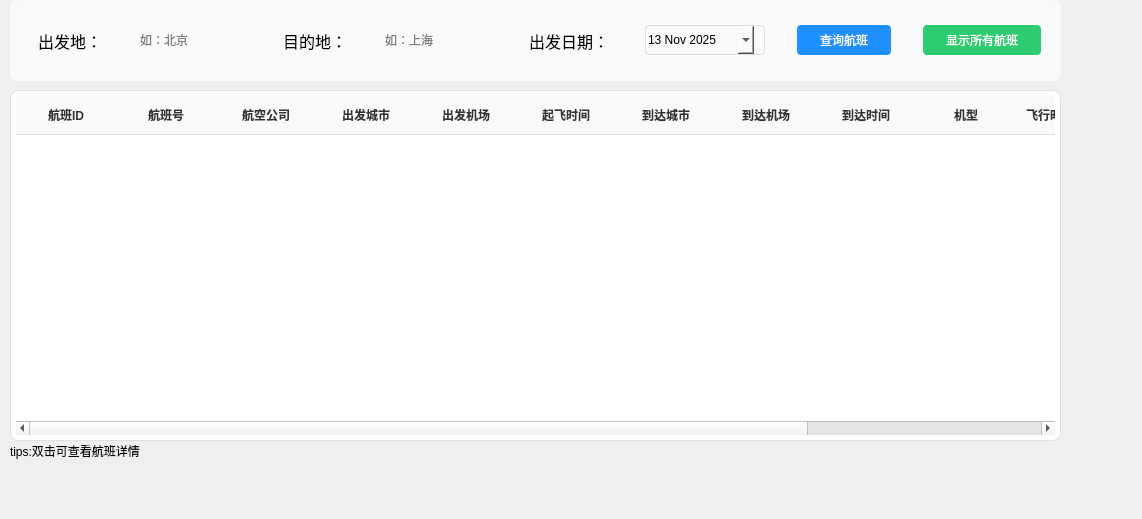
<?xml version="1.0" encoding="UTF-8"?>
<ui version="4.0">
 <class>FlightQueryWidget</class>
 <widget class="QDialog" name="FlightQueryWidget">
  <property name="geometry">
   <rect>
    <x>0</x>
    <y>0</y>
    <width>1142</width>
    <height>519</height>
   </rect>
  </property>
  <property name="minimumSize">
   <size>
    <width>800</width>
    <height>320</height>
   </size>
  </property>
  <property name="windowTitle">
   <string>航班动态查询</string>
  </property>
  <widget class="QWidget" name="flightQueryWidget" native="true">
   <property name="geometry">
    <rect>
     <x>0</x>
     <y>0</y>
     <width>1071</width>
     <height>81</height>
    </rect>
   </property>
   <property name="styleSheet">
    <string notr="true">background-color: #F8F9FA; border-radius: 8px; margin: 0 10px;</string>
   </property>
   <layout class="QHBoxLayout" name="horizontalLayout">
    <property name="spacing">
     <number>12</number>
    </property>
    <property name="leftMargin">
     <number>20</number>
    </property>
    <property name="topMargin">
     <number>15</number>
    </property>
    <property name="rightMargin">
     <number>20</number>
    </property>
    <property name="bottomMargin">
     <number>15</number>
    </property>
    <item>
     <widget class="QLabel" name="label_depart">
      <property name="minimumSize">
       <size>
        <width>60</width>
        <height>0</height>
       </size>
      </property>
      <property name="font">
       <font>
        <pointsize>12</pointsize>
       </font>
      </property>
      <property name="text">
       <string> 出发地：</string>
      </property>
      <property name="alignment">
       <set>Qt::AlignmentFlag::AlignRight|Qt::AlignmentFlag::AlignTrailing|Qt::AlignmentFlag::AlignVCenter</set>
      </property>
     </widget>
    </item>
    <item>
     <widget class="QLineEdit" name="edit_depart">
      <property name="minimumSize">
       <size>
        <width>120</width>
        <height>30</height>
       </size>
      </property>
      <property name="maximumSize">
       <size>
        <width>150</width>
        <height>16777215</height>
       </size>
      </property>
      <property name="placeholderText">
       <string>如：北京</string>
      </property>
     </widget>
    </item>
    <item>
     <widget class="QLabel" name="label_dest">
      <property name="minimumSize">
       <size>
        <width>60</width>
        <height>0</height>
       </size>
      </property>
      <property name="font">
       <font>
        <pointsize>12</pointsize>
       </font>
      </property>
      <property name="text">
       <string> 目的地：</string>
      </property>
      <property name="alignment">
       <set>Qt::AlignmentFlag::AlignRight|Qt::AlignmentFlag::AlignTrailing|Qt::AlignmentFlag::AlignVCenter</set>
      </property>
     </widget>
    </item>
    <item>
     <widget class="QLineEdit" name="edit_dest">
      <property name="minimumSize">
       <size>
        <width>120</width>
        <height>30</height>
       </size>
      </property>
      <property name="maximumSize">
       <size>
        <width>150</width>
        <height>16777215</height>
       </size>
      </property>
      <property name="placeholderText">
       <string>如：上海</string>
      </property>
     </widget>
    </item>
    <item>
     <widget class="QLabel" name="label_date">
      <property name="minimumSize">
       <size>
        <width>70</width>
        <height>0</height>
       </size>
      </property>
      <property name="font">
       <font>
        <pointsize>12</pointsize>
       </font>
      </property>
      <property name="text">
       <string> 出发日期：</string>
      </property>
      <property name="alignment">
       <set>Qt::AlignmentFlag::AlignRight|Qt::AlignmentFlag::AlignTrailing|Qt::AlignmentFlag::AlignVCenter</set>
      </property>
     </widget>
    </item>
    <item>
     <widget class="QDateEdit" name="dateEdit">
      <property name="minimumSize">
       <size>
        <width>140</width>
        <height>30</height>
       </size>
      </property>
      <property name="maximumSize">
       <size>
        <width>150</width>
        <height>30</height>
       </size>
      </property>
      <property name="font">
       <font>
        <pointsize>9</pointsize>
       </font>
      </property>
      <property name="styleSheet">
       <string notr="true">
        QDateEdit {
            border: 1px solid #ddd;
            border-radius: 4px;
        }
	QCalendarWidget {
        font-size: 14px;       
        min-width: 350px;      
        min-height: 300px;    
        selection-background-color: #1E90FF; 
    }
    QCalendarWidget QWidget#qt_calendar_navigationbar {
        min-height: 40px;      
        font-size: 16px;      
    }
    QCalendarWidget QWidget#qt_calendar_navigationbar {
        min-height: 40px;      
        font-size: 16px;       
        background-color: #f8f9fa; 
    }
    QCalendarWidget QToolButton {
        color: #333;           
        font-size: 16px;       
        border: none;          
        background: transparent; 
        min-width: 40px;       
    }
    QCalendarWidget QHeaderView::section {
        min-height: 35px;      
        font-size: 14px;       
        font-weight: bold;
    }
    QCalendarWidget QTableView::item {
        min-height: 35px;      
        min-width: 35px;     
        font-size: 14px;       
    }
    QCalendarWidget QTableView::item:hover {
        background-color: #e6f7ff;
        border-radius: 4px;
    }
       </string>
      </property>
      <property name="calendarPopup">
       <bool>true</bool>
      </property>
      <property name="timeSpec">
       <enum>Qt::TimeSpec::UTC</enum>
      </property>
      <property name="date">
       <date>
        <year>2025</year>
        <month>11</month>
        <day>13</day>
       </date>
      </property>
     </widget>
    </item>
    <item>
     <widget class="QPushButton" name="btn_queryFlight">
      <property name="minimumSize">
       <size>
        <width>100</width>
        <height>30</height>
       </size>
      </property>
      <property name="styleSheet">
       <string notr="true">QPushButton {
    background-color: #1E90FF;
    color: white;
    border: none;
    border-radius: 4px;
    padding: 6px 20px;
}
QPushButton:hover {
    background-color: #4169E1;
}</string>
      </property>
      <property name="text">
       <string> 查询航班 </string>
      </property>
     </widget>
    </item>
    <item>
     <widget class="QPushButton" name="btn_showAllFlights">
      <property name="minimumSize">
       <size>
        <width>100</width>
        <height>30</height>
       </size>
      </property>
      <property name="styleSheet">
       <string notr="true">QPushButton {
    background-color: #2ECC71;
    color: white;
    border: none;
    border-radius: 4px;
    padding: 6px 20px;
    margin-left: 10px;
}
QPushButton:hover {
    background-color: #27AE60;
}</string>
      </property>
      <property name="text">
       <string> 显示所有航班 </string>
      </property>
     </widget>
    </item>
   </layout>
  </widget>
  <widget class="QWidget" name="flightListWidget" native="true">
   <property name="geometry">
    <rect>
     <x>0</x>
     <y>80</y>
     <width>1071</width>
     <height>361</height>
    </rect>
   </property>
   <layout class="QVBoxLayout" name="verticalLayout_flight">
    <property name="leftMargin">
     <number>10</number>
    </property>
    <property name="topMargin">
     <number>10</number>
    </property>
    <property name="rightMargin">
     <number>10</number>
    </property>
    <item>
     <widget class="QTableWidget" name="flightTable">
      <property name="minimumSize">
       <size>
        <width>0</width>
        <height>220</height>
       </size>
      </property>
      <property name="styleSheet">
       <string notr="true"> QTableWidget {
        background-color: #ffffff;
        border: 1px solid #e0e0e0;
        border-radius: 8px;
        padding: 5px;
        gridline-color: #f0f0f0;
    }
    QHeaderView::section {
        background-color: #f8f9fa;
        font-weight: bold;
        color: #333333;
        padding: 8px;
        border: none;
        border-bottom: 1px solid #e0e0e0;
    }
    QTableWidget::item:even {
        background-color: #fcfcfc;
    }
    QTableWidget::item:odd {
        background-color: #f9f9f9;
    }
    QTableWidget::item:hover {
        background-color: #e6f7ff;
    }
    QTableWidget::item {
        padding: 6px;
        color: #333333;
    }</string>
      </property>
      <property name="editTriggers">
       <set>QAbstractItemView::EditTrigger::NoEditTriggers</set>
      </property>
      <property name="alternatingRowColors">
       <bool>false</bool>
      </property>
      <property name="selectionMode">
       <enum>QAbstractItemView::SelectionMode::SingleSelection</enum>
      </property>
      <property name="selectionBehavior">
       <enum>QAbstractItemView::SelectionBehavior::SelectRows</enum>
      </property>
      <property name="columnCount">
       <number>13</number>
      </property>
      <attribute name="horizontalHeaderVisible">
       <bool>true</bool>
      </attribute>
      <attribute name="verticalHeaderVisible">
       <bool>false</bool>
      </attribute>
      <column>
       <property name="text">
        <string>航班ID</string>
       </property>
      </column>
      <column>
       <property name="text">
        <string>航班号</string>
       </property>
      </column>
      <column>
       <property name="text">
        <string>航空公司</string>
       </property>
      </column>
      <column>
       <property name="text">
        <string>出发城市</string>
       </property>
      </column>
      <column>
       <property name="text">
        <string>出发机场</string>
       </property>
      </column>
      <column>
       <property name="text">
        <string>起飞时间</string>
       </property>
      </column>
      <column>
       <property name="text">
        <string>到达城市</string>
       </property>
      </column>
      <column>
       <property name="text">
        <string>到达机场</string>
       </property>
      </column>
      <column>
       <property name="text">
        <string>到达时间</string>
       </property>
      </column>
      <column>
       <property name="text">
        <string>机型</string>
       </property>
      </column>
      <column>
       <property name="text">
        <string>飞行时长(分钟)</string>
       </property>
      </column>
      <column>
       <property name="text">
        <string>总座位数</string>
       </property>
      </column>
      <column>
       <property name="text">
        <string>剩余座位数</string>
       </property>
      </column>
     </widget>
    </item>
   </layout>
  </widget>
  <widget class="QLabel" name="label">
   <property name="geometry">
    <rect>
     <x>10</x>
     <y>440</y>
     <width>201</width>
     <height>21</height>
    </rect>
   </property>
   <property name="text">
    <string>tips:双击可查看航班详情</string>
   </property>
  </widget>
 </widget>
 <resources/>
 <connections/>
</ui>
